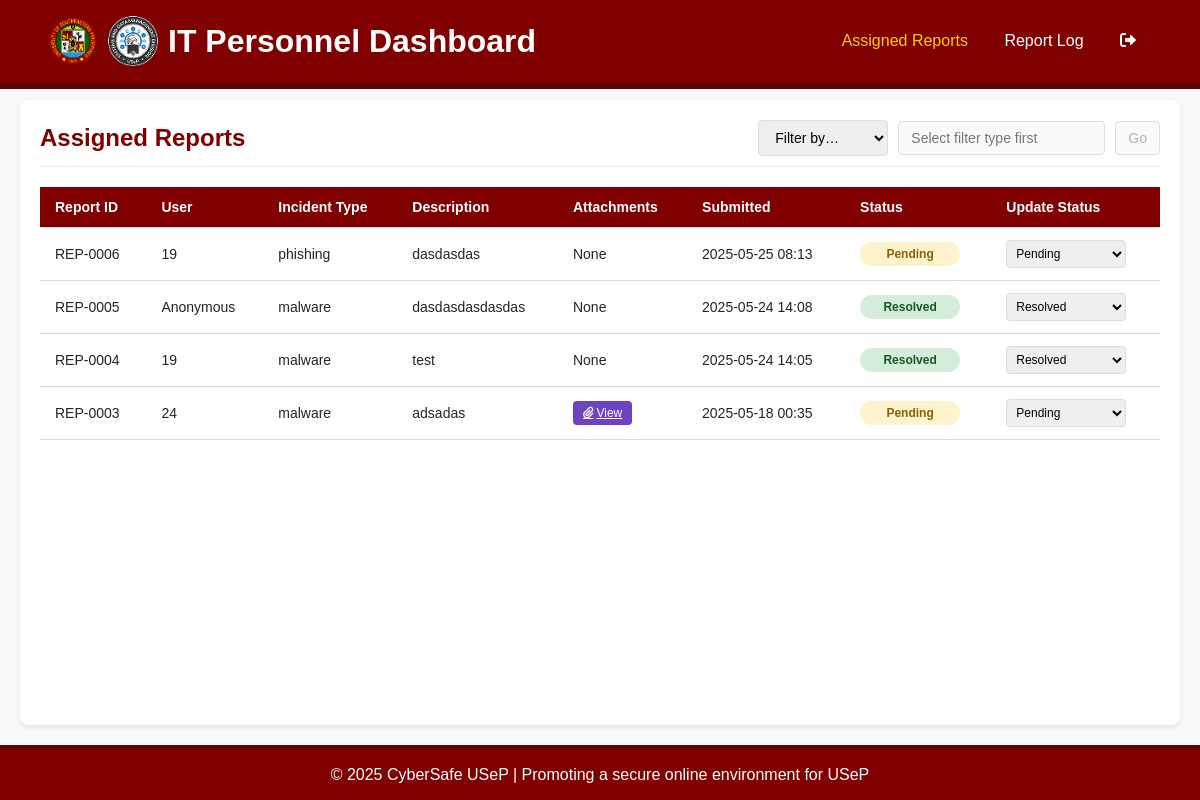
The app's page /itpASSIGNEDREP.php (signed in) with its own data.
### tables this page shows
CREATE TABLE IF NOT EXISTS `reports` (
  `reportID` int NOT NULL AUTO_INCREMENT,
  `userID` int DEFAULT NULL,
  `itPersonnelID` int DEFAULT NULL,
  `anonymousFlag` tinyint(1) NOT NULL DEFAULT '0',
  `incidentType` varchar(50) NOT NULL,
  `description` text NOT NULL,
  `attachments` longblob,
  `submissionTimestamp` datetime NOT NULL DEFAULT CURRENT_TIMESTAMP,
  `status` enum('pending','under review','resolved') NOT NULL DEFAULT 'pending',
  `attachmentMime` varchar(100) DEFAULT NULL,
  `attachmentName` varchar(255) DEFAULT NULL,
  PRIMARY KEY (`reportID`),
  KEY `idx_reports_status` (`status`),
  KEY `idx_reports_incident` (`incidentType`),
  KEY `idx_reports_user` (`userID`),
  KEY `idx_reports_it` (`itPersonnelID`)
);

### itpASSIGNEDREP.php (the view, shortened to what this page needs)
<?php
require 'db.php';
$filterType  = $_GET['filterType']  ?? '';
$filterValue = $_GET['filterValue'] ?? '';
$params       = [];
$itID = $_SESSION['user_id'];
$sql = "
  SELECT
    r.reportID,
    r.incidentType,
    r.description,
    r.attachments,
    r.submissionTimestamp,
    r.status,
    r.anonymousFlag,
    r.userID
  FROM reports AS r
  WHERE r.itPersonnelID = :itID
";
$sql .= " ORDER BY r.submissionTimestamp DESC";
$stmt = $pdo->prepare($sql);
$stmt->execute(array_merge(['itID' => $itID], $params));
$reports = $stmt->fetchAll(PDO::FETCH_ASSOC);
?>
<!DOCTYPE html>
<html lang="en">
<head>
  <link rel="stylesheet" href="https://cdnjs.cloudflare.com/ajax/libs/font-awesome/6.0.0/css/all.min.css">
  <link rel="stylesheet" href="styles/admin-dashboard.css">
</head>
<body>
  <header class="header">
    <div id="logo">
      <img src="images/logo.jpg" alt="CyberSafe USeP Logo">
      <img src="images/sdmdlogo.png" alt="sdmdlogo">
      <h1>IT Personnel Dashboard</h1>
    </div>
    <div class="desktop-navv">
      <nav class="navv">
        <a href="itpASSIGNEDREP.php" class="active">Assigned Reports</a>
        <a href="itpREPORTLOG.php">Report Log</a>
        <a href="logout.php" class="logout-btn"><i class="fas fa-sign-out-alt"></i></a>
      </nav>
    </div>
  </header>
  <div class="admin-container">
    <div class="page-header">
      <h2 class="page-title">Assigned Reports</h2>
      <form method="get" class="filter-form">
        <select name="filterType" id="filterType" onchange="updateInput()">
          <option value="" disabled <?= $filterType === '' ? 'selected' : '' ?>>Filter by…</option>
        </select>
        <input
          type="text"
          name="filterValue"
          id="filterInput"
          placeholder="Select filter type first"
          value="<?= htmlspecialchars($filterValue) ?>"
          disabled
        />
        <button type="submit" id="filterGo" disabled>Go</button>
      </form>
    </div>
    <div class="table-responsive">
      <table class="data-table">
        <thead>
          <tr>
            <th>Report ID</th>
            <th>User</th>
            <th>Incident Type</th>
            <th>Description</th>
            <th>Attachments</th>
            <th>Submitted</th>
            <th>Status</th>
            <th>Update Status</th>
          </tr>
        </thead>
        <tbody>
          <?php if (empty($reports)): ?>
            <tr><td colspan="8" style="text-align:center;">No assigned reports.</td></tr>
          <?php else: foreach ($reports as $r):
            $caseId    = 'REP-'.str_pad($r['reportID'],4,'0',STR_PAD_LEFT);
            $submitted = date('Y-m-d H:i', strtotime($r['submissionTimestamp']));
            $cls       = 'status-'.str_replace(' ','-',strtolower($r['status']));
            $userCol   = $r['anonymousFlag'] ? 'Anonymous' : htmlspecialchars($r['userID'], ENT_QUOTES);
          ?>
          <tr>
            <td><?= $caseId ?></td>
            <td><?= $userCol ?></td>
            <td><?= htmlspecialchars($r['incidentType'], ENT_QUOTES) ?></td>
            <td><?= nl2br(htmlspecialchars($r['description'], ENT_QUOTES)) ?></td>
            <td>
              <?php if ($r['attachments']): ?>
                <a href="viewAttachment.php?reportID=<?= $r['reportID'] ?>"
                   target="_blank" class="action-btn attachment-btn">
                  <i class="fas fa-paperclip"></i> View
                </a>
              <?php else: ?>None<?php endif; ?>
            </td>
            <td><?= $submitted ?></td>
            <td><span class="status <?= $cls ?>"><?= ucfirst($r['status']) ?></span></td>
            <td>
              <select class="status-dropdown" data-report-id="<?= $r['reportID'] ?>">
                <option value="pending"       <?= $r['status']==='pending'       ? 'selected' : '' ?>>Pending</option>
                <option value="resolved"      <?= $r['status']==='resolved'      ? 'selected' : '' ?>>Resolved</option>
              </select>
            </td>
          </tr>
          <?php endforeach; endif; ?>
        </tbody>
      </table>
    </div>
  </div>
  <footer>&copy; 2025 CyberSafe USeP | Promoting a secure online environment for USeP</footer>
</body>
</html>

### styles/admin-dashboard.css (style rules this page uses)
:root { --maroon: #800000; --dark-maroon: #500000; --light-gray: #f5f5f5; --medium-gray: #e0e0e0; --dark-gray: #333; --white: #ffffff; --green: #28a745; --yellow: #ffc107; --red: #dc3545; --blue: #007bff; }
* { margin: 0; padding: 0; box-sizing: border-box; font-family: Arial, sans-serif; }
body { background-color: #f8f9fa; color: #212529; }
.header { display: flex; justify-content: space-between; align-items: center; background-color: maroon; border-bottom: 7px solid rgb(97, 2, 2); padding: 1rem 3rem; position: fixed; width: 100%; top: 0; left: 0; z-index: 1001; }
.header img { width: 50px; height: 50px; }
.header #logo { gap: 10px; align-items: center; color: white; display: flex; }
footer { background-color: maroon; border-top: 5px solid rgb(97, 2, 2); color: white; text-align: center; padding: 1rem; margin-top: 220px; }

### itpASSIGNEDREP.php (style rules this page uses)
body { display: flex; flex-direction: column; min-height: 100vh; padding-top: 80px; }
.admin-container { flex: 1; padding: 20px; margin: 20px; background: #fff; border-radius:8px; box-shadow:0 2px 5px rgba(0,0,0,0.1); }
footer { margin-top: auto; }
.desktop-navv .navv a { text-decoration: none; color:white; font-size:1rem; padding:0.5rem 1rem; }
.desktop-navv .navv a:hover, .desktop-navv .navv a.active { color:#ffcc00; border-radius:5px; }
.page-header { display:flex; justify-content:space-between; align-items:center; margin-bottom:20px; padding-bottom:10px; border-bottom:1px solid #eee; }
.page-title { font-size:24px; color:maroon; }
.filter-form { display:flex; gap:10px; align-items:center; }
.filter-form select, .filter-form input, .filter-form button { padding:8px 12px; border:1px solid #ddd; border-radius:4px; font-size:14px; }
.data-table { width:100%; border-collapse:collapse; margin-top:20px; font-size:14px; }
.data-table th, .data-table td { padding:12px 15px; text-align:left; border-bottom:1px solid #ddd; vertical-align:middle; }
.data-table th { background:maroon; color:#fff; position:sticky; top:80px; }
.status { display:inline-block; padding:5px 10px; border-radius:20px; font-weight:bold; font-size:12px; text-align:center; min-width:100px; }
.status-pending { background:#fff3cd; color:#856404; }
.status-resolved { background:#d4edda; color:#155724; }
.action-btn { padding:5px 10px; border:none; border-radius:4px; cursor:pointer; font-size:12px; color:#fff; display:inline-flex; align-items:center; gap:3px; }
.attachment-btn { background:#6f42c1; }
.status-dropdown { padding:5px; border-radius:4px; border:1px solid #ddd; min-width:120px; font-size:12px; }

### records on screen
reports: reportID "REP-0006", userID "19", incidentType "phishing", description "dasdasdas", shows "None", submissionTimestamp "2025-05-25 08:13", status "Pending", status+reportID "Pending"
reports: reportID "REP-0005", anonymousFlag "Anonymous", incidentType "malware", description "dasdasdasdasdas", shows "None", submissionTimestamp "2025-05-24 14:08", status "Resolved", status+reportID "Resolved"
reports: reportID "REP-0004", userID "19", incidentType "malware", description "test", shows "None", submissionTimestamp "2025-05-24 14:05", status "Resolved", status+reportID "Resolved"
reports: reportID "REP-0003", userID "24", incidentType "malware", description "adsadas", submissionTimestamp "2025-05-18 00:35", status "Pending", status+reportID "Pending"
